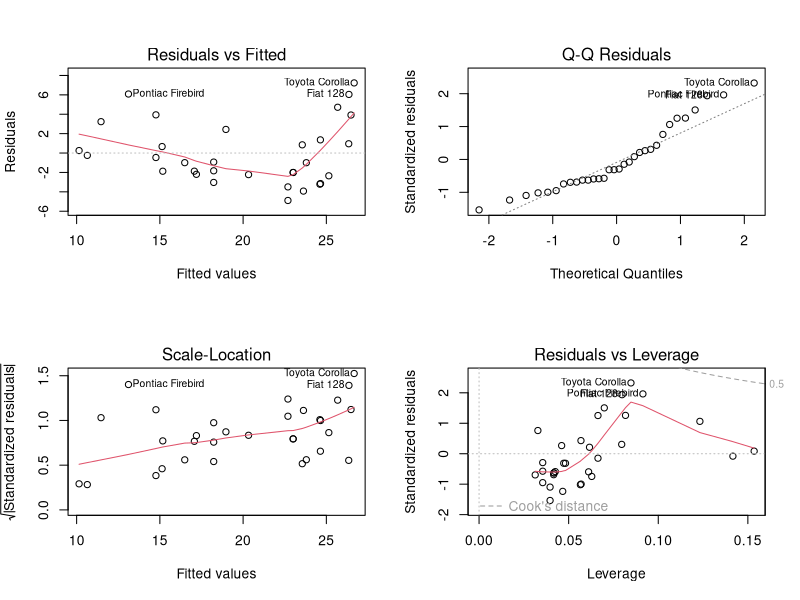
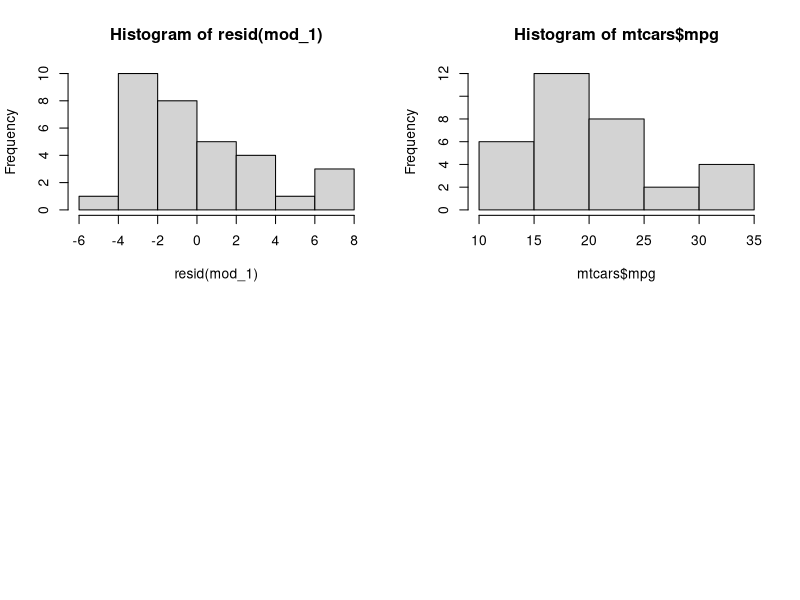
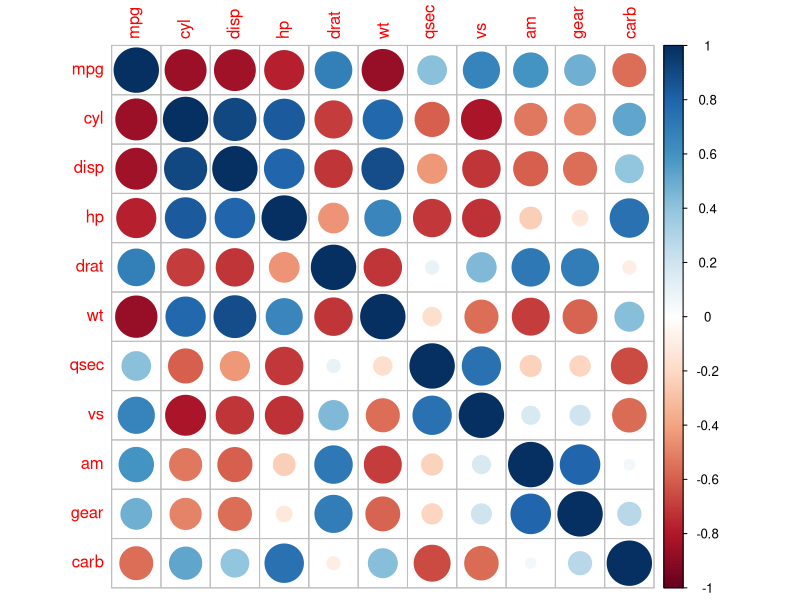
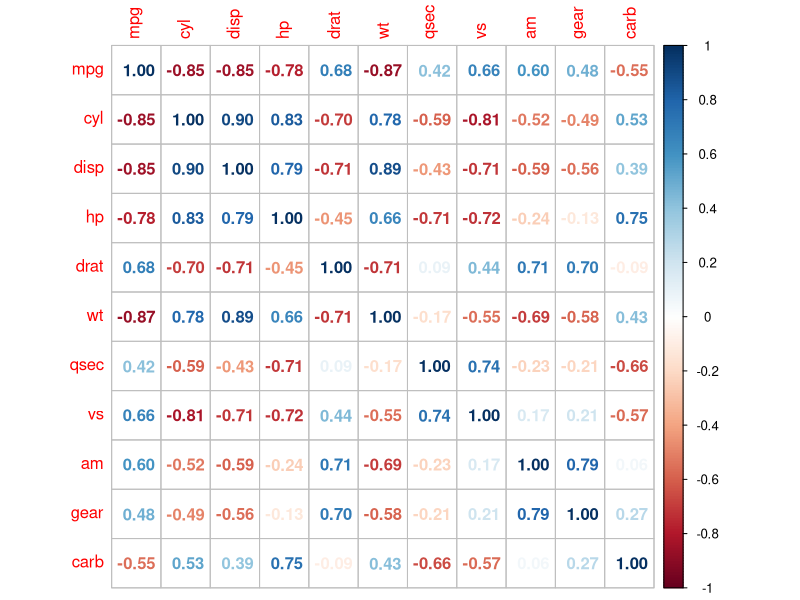
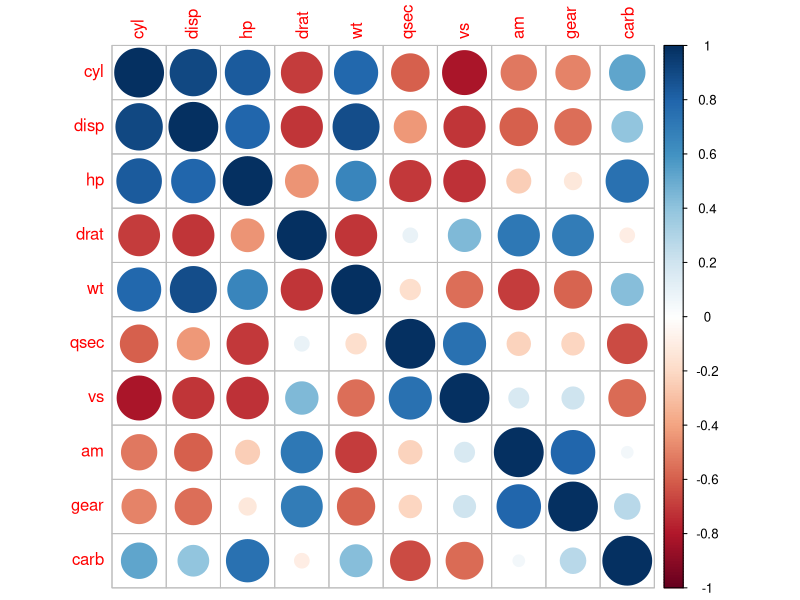
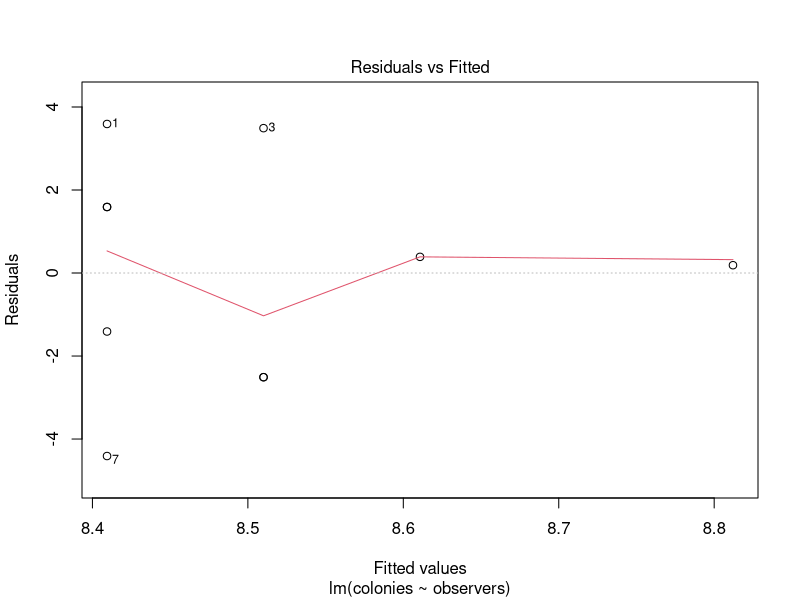
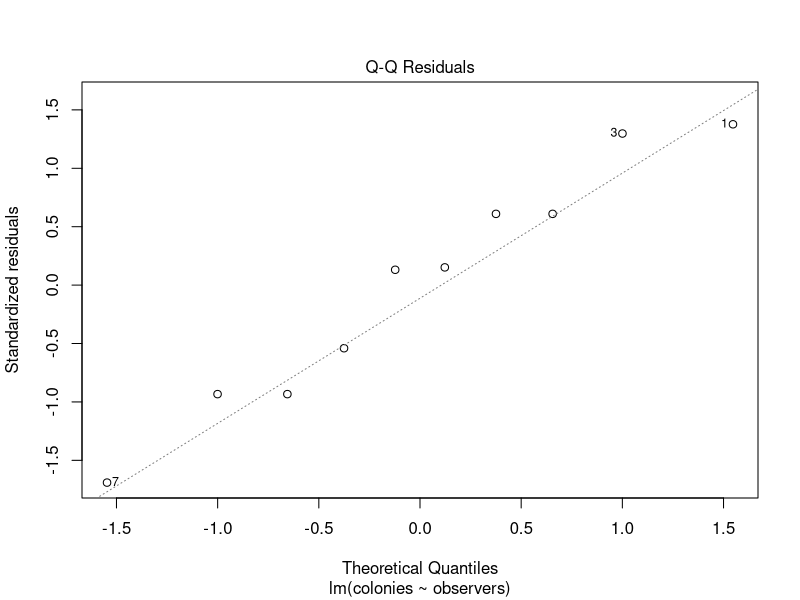
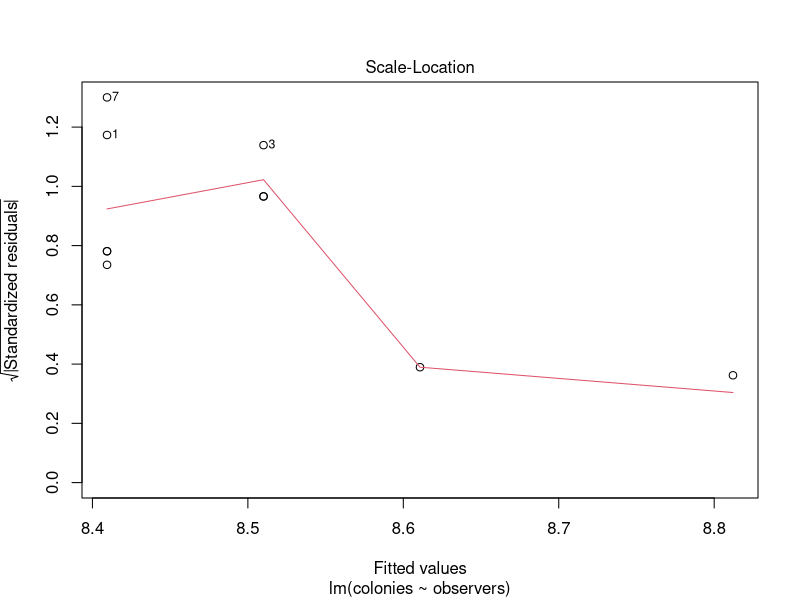

Reproduce these figures in R, in order.
rm(list=ls())

##linear models lecture##
##week 6###

###some data###
forest <- c(9, 6, 4, 6, 7, 10)
field  <- c(12, 9, 12, 10)
ants <- data.frame(
  place=rep(c("field","forest"),
            c(length(field), length(forest))),
  colonies=c(field,forest),
  observers=c(1,3,2,1,5,2,1,2,1,1)
)

## One-parameter variables
head(ants)

l1 <- lm(colonies~observers, data = ants)
lm(colonies~observers, data = ants)
summary(l1)
#[now write out equations]
# y (number of colonies) = ax +b
# y (number of colonies) = 0.1007x + 8.3087


##Diagnostic plots
## Diagnostic plots in code...

head(mtcars)

par(mfrow=c(2,2))  # set 2 rows and 2 column plot layout
#what is the influence of displacement on MPG?
mod_1 <- lm(mpg ~ disp, data=mtcars)  # linear model
plot(mod_1)

resid(mod_1)
hist(resid(mod_1))
shapiro.test(resid(mod_1))
#null hypothesis is that the sample comes from a normally distributed population
#p < 0.05 is not normal
hist(mtcars$mpg)

##back to presentation

## Correlation plots
##examine collinearity among variables
##which pairs are correlated?
dev.off() 

library(car)
mod2 <- lm(mpg ~ ., data=mtcars)
summary(mod2)
#this says mpg by all vars

library(corrplot)
## corrplot 0.84 loaded
M <- cor(mtcars)#correlation matrix
corrplot(M, method = "circle")
corrplot(M, method = "number")
corrplot(cor(mtcars[, -1])) #give me everything but what is being predicted (mpg)
#be careful with vars that are dark blue and dark red
#=> Interpreted from plot.
#=> Correlated pairs: 
#=> - disp, cyl, hp, wt
#=> - gear, am
#=> - hp, carb
#- dark blue = bad

#One way to measure multicollinearity is the variance inflation factor (VIF), 
#assesses how much the variance of an estimated regression coefficient increases if your predictors are correlated. 
#If no factors are correlated, the VIFs will all be 1
#> 8-10 is cause for concern (sometimes ppl say even lower) 
vif(mod2)
#this tells us that some of the predictors are highly correlated with some other things in the model
#cyl and disp are really bad
#which ones? 
M <- cor(mtcars)
M
#which one to remove is both scientific and practical
dev.off()

## Basic tools
l2 <- lm(colonies~observers, data = ants)
summary(l2)
plot(l2)

l3 <- lm(colonies~place, data = ants, subset = place!="playground")
summary(l3)

#coefplot(l2)

## Multiple comparisons

#create a dataset with 3 places - forest, field, playground
forest <- c(9, 6, 4, 6, 7, 10)
field  <- c(12, 9, 12, 10)
playground <- c(1,0,3,2,1)
ants <- data.frame(
  place=rep(c("field","forest","playground"),
            c(length(field), length(forest),length(playground))),
  colonies=c(field,forest,playground)
)

ants

l2 = aov(colonies~place, data = ants);
summary(l2)
#aov fits an lm, but the main diff is the way summary prints out
#this type of summary output is a more traditional way of displaying results
#of an ANOVA; it doesn't tell us about differences between each parameter
#just the overall effect of the variable 'place'
l2 = lm(colonies~place, data = ants)
l2 #this is not very useful
summary(l2) #this is our bread and butter output
#but it is giving us the comparison to field only!
#it is telling how forest and playround differ from field
#forest has -3.75 ant colonies on average less than field (we know this from permutations)
#playground has - 9.35 fewer ant colonies than field
#this does not tell us about the difference between forest and playground
#although we can guestimate based on the standard errors
anova(l2)
#we can get the overall variable level effect
#using 'anova()' on our model object gives the same output as 'aov'
#in future lectures, we will use anova to compare two different models

l2 = aov(colonies~place, data = ants);summary(l2)
TukeyHSD(l2)
#this will give us all the differences from eachother
#with a Tukey p-value adjustment
#it only works on aov objects

library(multcomp)
ants$place = as.factor(ants$place)
l2 = aov(colonies~place, data = ants);summary(l2)
ga = glht(l2, linfct = mcp(place = "Tukey"))
summary(ga)
#this package gives us another way of analyzing this

## Plotting ##
summary(l2)
yhats=predict(l2,interval = "confidence")
#note this gives a value for each value of your existing dataset
?predict.lm
#can specificy newdata frame to predict - will go through in detail
dat.new=expand.grid(place=c("playground","field","forest"))
#dat.new=data.frame(observers=seq(1:10))

yhats=predict(l2,newdata=dat.new,interval = "confidence")


##ggplot2##
head(mtcars)
library(ggplot2)
r=ggplot(data=mtcars, aes(x=wt, y=mpg))+ 
  geom_point()+
  stat_smooth(method = "lm")+
  theme_bw() + 
  theme(axis.title=element_text(size=20),axis.text=element_text(size=10),panel.grid = element_blank(), axis.line=element_line(),legend.position="top",legend.title=element_blank())
print(r)

#if you are running an anova - e.g. you have categories - you'll want:
#stat_summary(fun="mean", colour = "red", size = 1)+
  
r=ggplot(data=ants, aes(x=place, y=colonies))+ 
  geom_point()+
  stat_summary(fun.data = "mean_se", colour="red", size=1)+ 
  #these are the means and SEs- should be similar to anova output
  #for non-parametric bootstrapped confidence limits instead:
  #stat_summary(fun.data = "mean_cl_boot", colour="red", size=1)+ 
  #bootstrapping means to sample randomly, but replace the values
  #e.g. put them back in the jar
  theme_bw() + 
  theme(axis.title=element_text(size=20),axis.text=element_text(size=10),panel.grid = element_blank(), axis.line=element_line(),legend.position="top",legend.title=element_blank())
print(r)
